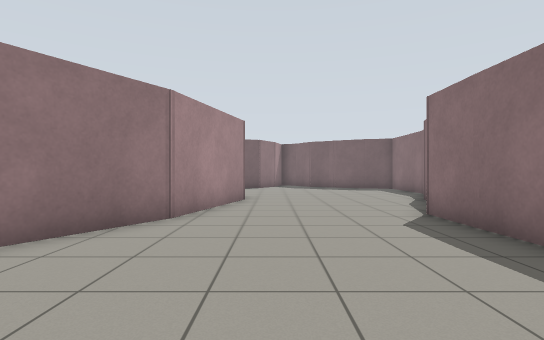
View 1 (above)

12 first-person views from a walk through a world built for the Gazebo simulator. The camera is 0.94 m above the floor, looks level and sees 80° across. The floor is counted in squares, 1 m on a side. Each view is taken from the middle of a square. On the plan, view 1 faces up. The plan holds only what a view shows up to about 12 squares ahead; the rest is blank. The place goes on beyond the plan.

View 2
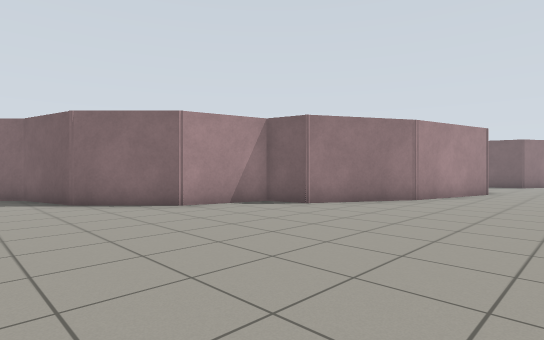

View 3
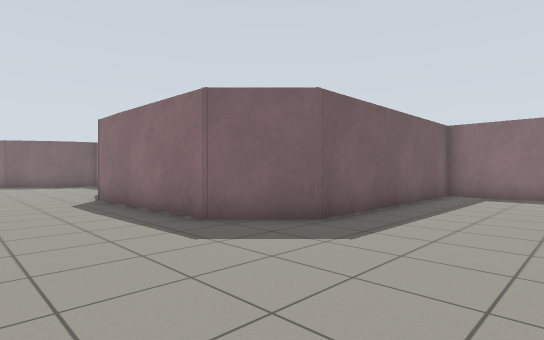

View 4
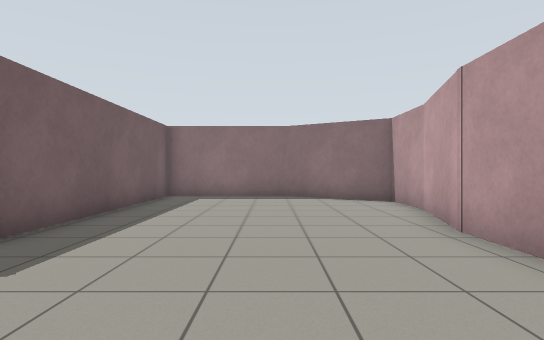

View 5
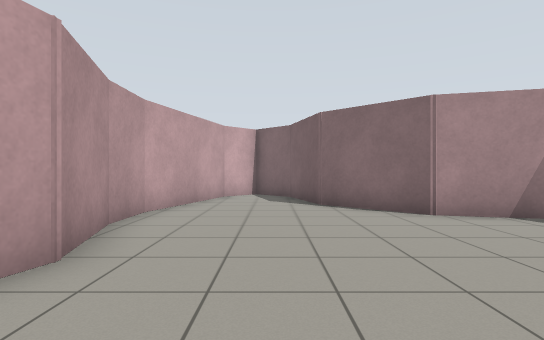

View 6
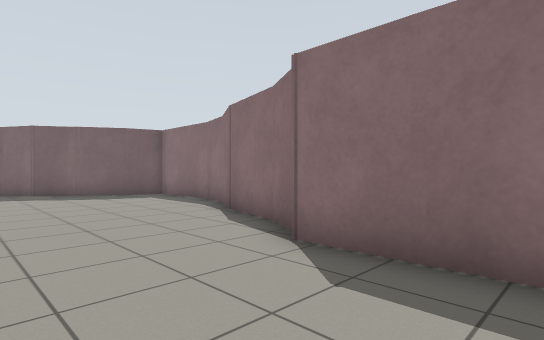

View 7
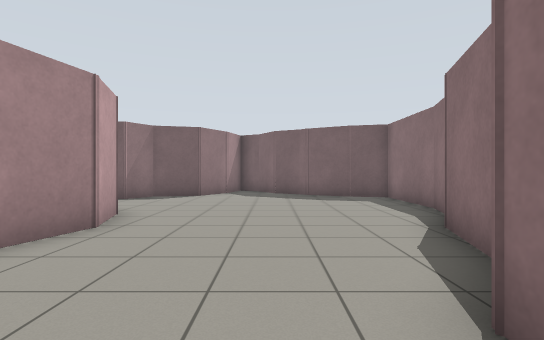

View 8
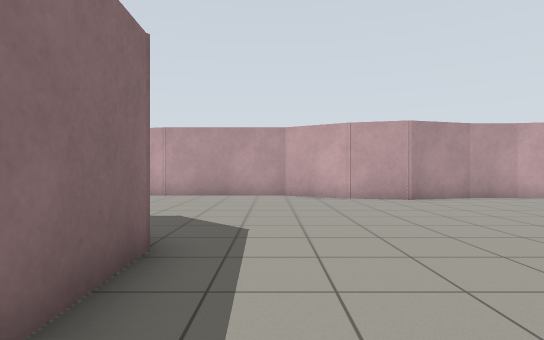

View 9
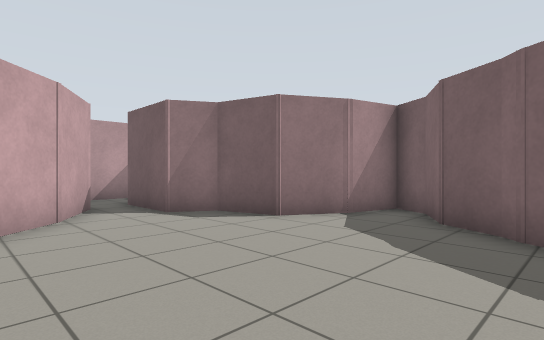

View 10
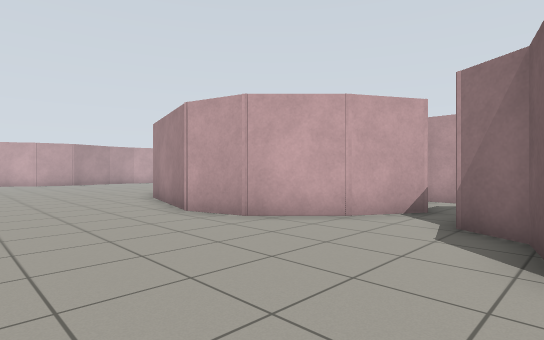

View 11
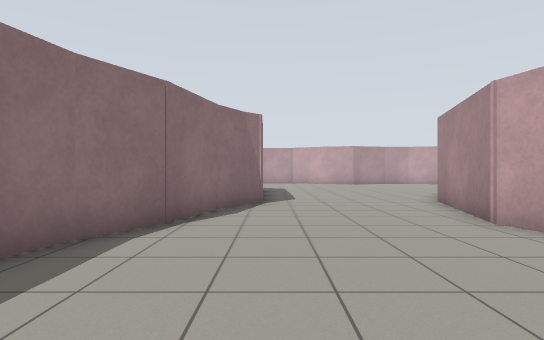

View 12
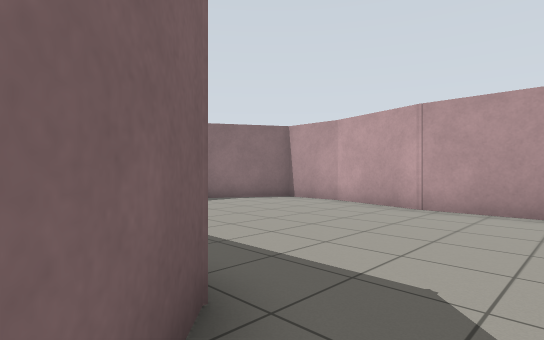

### Floor plan
Points are (right, up) in squares from view 1. A wall is a line through its corners. A room is listed if a view was taken in it or the views show most of it. See-through windows are left out.
Room 1 (views 1, 2, 3, 4, 5, 6, 7, 8, 9, 10, 11, 12)
walls: (3.7, 7.3) (4.3, 8.3); (-1.9, 6.4) (-3.8, 3.2) (-5.1, 2.8) (-5.7, 0.3) (-7.8, -1.7) (-10.3, -2.4) (-11, -3.1); (4.3, 8.2) (4.9, 10.4); (4.8, 10.2) (5.7, 11.8); (-0.6, -5.6) (1.5, -6.9) (6, -6.9); (5.6, 11.6) (6, 13); (5.9, -6.9) (8.8, -7.6); (6, 12.9) (6, 16.1) (4.6, 16.5); (-4.7, -5.8) (-2.3, -5.2) (-0.4, -5.7); (-2.9, 13.5) (-1.3, 11.9) (-0.9, 10.3) (-2, 6.3); (-6.2, -5.8) (-4.5, -5.8); (8.6, -7.6) (10.7, -7.6) (12.5, -4.5) (12.5, -0.3) (5, -0.3) (3.4, 1.2) (3.3, 6.8) (3.8, 7.3); (-4.5, 14.4) (-2.8, 13.4); (4.9, 16.4) (2.1, 18) (1.4, 19.2) (0.6, 19.7) (0.2, 18.1); (3.4, 17.2) (3, 17.5); (-11, -4.1) (-10.5, -4.7) (-6.1, -5.8); (0.2, 18.3) (-0.6, 16.8) (-2.2, 16.4) (-2.7, 15.4)
ways out: opening at (-4, 15)

Where each view was taken, in squares from view 1:
view 1: 0 up, 0 right, facing up
view 2: 4 down, 2 right, facing up-left
view 3: 4 down, 0 right, facing up-right
view 4: 4 down, 1 right, facing right
view 5: 3 down, 1 right, facing left
view 6: 4 up, 0 right, facing up-right
view 7: 5 up, 2 right, facing up
view 8: 5 up, 2 right, facing down
view 9: 12 up, 4 right, facing up-left
view 10: 17 up, 3 right, facing down-left
view 11: 16 up, 3 right, facing down
view 12: 1 up, 3 right, facing down-right
